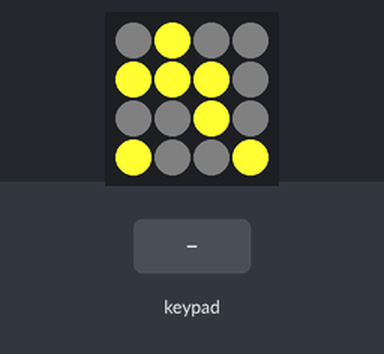
Recording of a program running on a simulated Raspberry Pi Pico running MicroPython. Shown: 4×4 RGB LED matrix. Inputs (shaded band) come from the test bench. Random numbers come from a fixed seed; the clock reads 2024-03-15 10:24:30 at power-on unless the program sets it; what the program prints to the serial console is not drawn.

Above: at 1.2 s.
1.3 s: keypad keys 1 2 pressed 0.4 s apart
At 1.71 s:
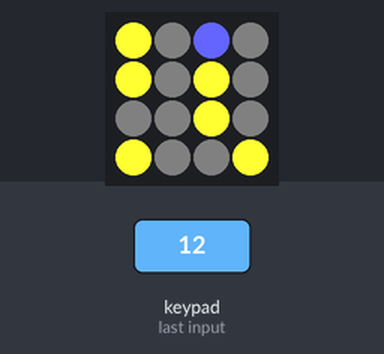
3.6 s: key '0' pressed
At 3.9 s:
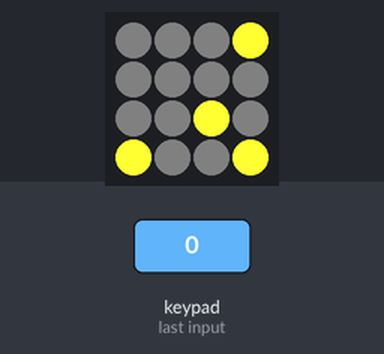
5.1 s: key '1' pressed
At 6.3 s:
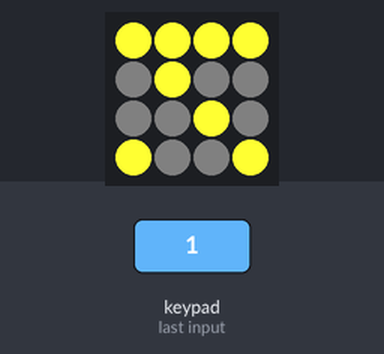
6.6 s: keypad keys 1 2 A pressed 0.4 s apart
At 8.0 s:
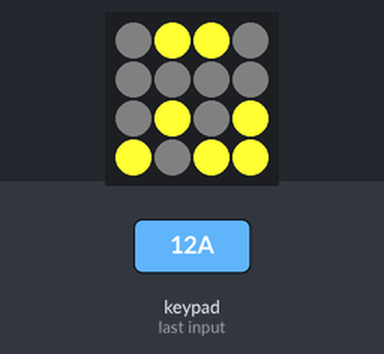
Timing chart, 0 to 9.6 s (numbered marks = the images above; inputs shaded):
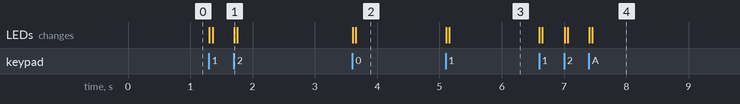

The program:

lightsout.py
```python
"""
Lights Out Game for Pimoroni Pico RGB Keypad
A classic puzzle game where you need to turn off all the lights.
Pressing a button toggles that button and its adjacent neighbors.
"""

import time
import random
import picokeypad

# Initialize the keypad
keypad = picokeypad.PicoKeypad()
keypad.set_brightness(1.0)

NUM_PADS = keypad.get_num_pads()
GRID_SIZE = 4

# Game grid (4x4) - True means light is ON, False means OFF
# Grid is indexed as grid[y][x] where (0,0) is top-left
grid = [[False for _ in range(GRID_SIZE)] for _ in range(GRID_SIZE)]

# Color definitions (RGB values 0-255)
COLOR_ON = (255, 255, 50)      # Bright yellow for lights ON
COLOR_OFF = (5, 5, 5)          # Dim for lights OFF (not completely black for visibility)
COLOR_WIN = (0, 255, 0)        # Green for win animation
COLOR_PRESSED = (100, 100, 255)  # Blue when button is pressed

def xy_to_index(x, y):
    """Convert (x, y) coordinates to linear index."""
    return y * GRID_SIZE + x

def index_to_xy(index):
    """Convert linear index to (x, y) coordinates."""
    return index % GRID_SIZE, index // GRID_SIZE

def toggle_lights(x, y):
    """Toggle the light at (x, y) and its adjacent neighbors."""
    # Toggle positions: center, up, down, left, right
    positions = [
        (x, y),      # Center
        (x-1, y),    # Left
        (x+1, y),    # Right
        (x, y-1),    # Up
        (x, y+1),    # Down
    ]

    for px, py in positions:
        if 0 <= px < GRID_SIZE and 0 <= py < GRID_SIZE:
            grid[py][px] = not grid[py][px]

def update_leds():
    """Update the keypad LEDs to reflect the current grid state."""
    for y in range(GRID_SIZE):
        for x in range(GRID_SIZE):
            index = xy_to_index(x, y)
            if grid[y][x]:
                keypad.illuminate(index, COLOR_ON[0], COLOR_ON[1], COLOR_ON[2])
            else:
                keypad.illuminate(index, COLOR_OFF[0], COLOR_OFF[1], COLOR_OFF[2])
    keypad.update()

def check_win():
    """Check if all lights are off (win condition)."""
    for row in grid:
        for cell in row:
            if cell:
                return False
    return True

def randomize_grid(difficulty=15):
    """Create a random solvable starting state by making random moves."""
    # Start with all lights off
    for y in range(GRID_SIZE):
        for x in range(GRID_SIZE):
            grid[y][x] = False

    # Make random moves to create a puzzle
    for _ in range(difficulty):
        x = random.randint(0, GRID_SIZE - 1)
        y = random.randint(0, GRID_SIZE - 1)
        toggle_lights(x, y)

    update_leds()

def win_animation():
    """Play a win animation when the player solves the puzzle."""
    # Flash green a few times
    for _ in range(3):
        for i in range(NUM_PADS):
            keypad.illuminate(i, COLOR_WIN[0], COLOR_WIN[1], COLOR_WIN[2])
        keypad.update()
        time.sleep(0.2)

        for i in range(NUM_PADS):
            keypad.illuminate(i, COLOR_OFF[0], COLOR_OFF[1], COLOR_OFF[2])
        keypad.update()
        time.sleep(0.2)

def main():
    """Main game loop."""
    print("Lights Out Game - Turn off all the lights!")
    print("Press any button to start a new game")

    # Initialize with a random puzzle
    randomize_grid(difficulty=15)

    last_button_states = 0
    debounce_delay = 0.2  # 200ms debounce
    last_press_time = {}

    while True:
        keypad.update()
        button_states = keypad.get_button_states()

        # Check if button states have changed
        if last_button_states != button_states and button_states > 0:
            current_time = time.time()

            # Check each button to see which one was pressed
            for button in range(NUM_PADS):
                # Check if this specific button is pressed
                if button_states & (1 << button):
                    # Check if no other buttons are pressed (single button press)
                    if not (button_states & (~(1 << button))):
                        button_id = button

                        # Debounce check
                        if button_id not in last_press_time or \
                           (current_time - last_press_time[button_id]) > debounce_delay:

                            last_press_time[button_id] = current_time

                            # Convert index to coordinates
                            x, y = index_to_xy(button)

                            # Visual feedback - briefly show pressed color
                            keypad.illuminate(button, COLOR_PRESSED[0], COLOR_PRESSED[1], COLOR_PRESSED[2])
                            keypad.update()
                            time.sleep(0.05)

                            # Toggle the lights
                            toggle_lights(x, y)
                            update_leds()

                            # Check for win condition
                            if check_win():
                                print("Congratulations! You solved it!")
                                win_animation()
                                time.sleep(1)
                                # Start a new game
                                randomize_grid(difficulty=15)

                            break

        last_button_states = button_states
        time.sleep(0.01)  # Small delay to prevent CPU spinning

if __name__ == "__main__":
    try:
        main()
    except KeyboardInterrupt:
        # Turn off all LEDs on exit
        for i in range(NUM_PADS):
            keypad.illuminate(i, 0, 0, 0)
        keypad.update()
        print("\nGame stopped.")
```

Measured:
- after the input at 1.3 s, the LEDs: first change at once (image 1 shows a later state)
- after the input at 3.6 s, the LEDs: first change at once (image 2 shows a later state)
- after the input at 5.1 s, the LEDs: first change at once (image 3 shows a later state)
- after the input at 6.6 s, the LEDs: first change at once (image 4 shows a later state)
